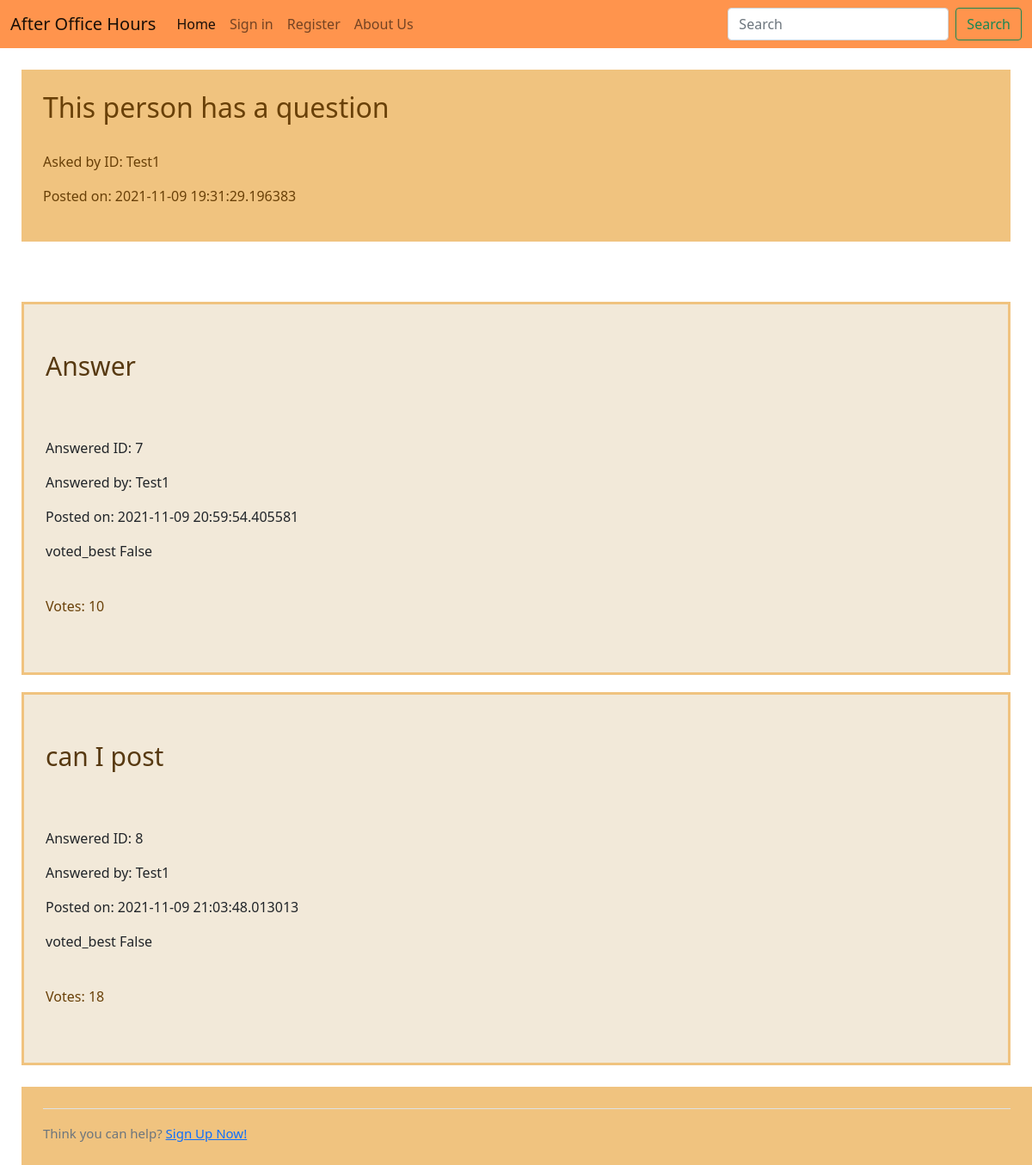
/question/2, run on an earlier commit of the app's database.
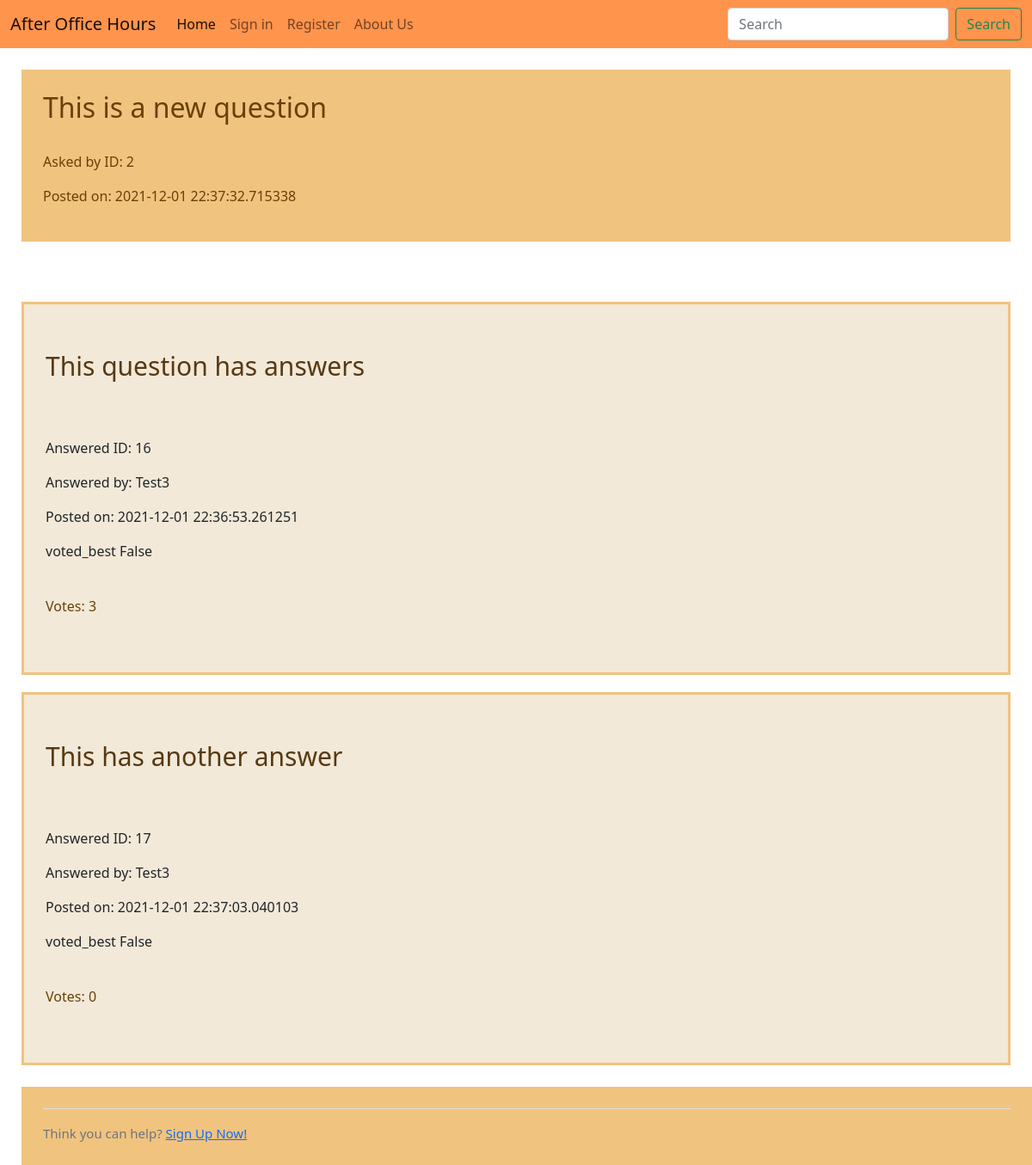
And on a later commit of the database.
### Question.py (models this page shows)
class Question(db.Model):
    id = db.Column(db.Integer, primary_key=True)
    q_text = db.Column(db.Text)
    asked_by_id = db.Column(db.Integer, db.ForeignKey('user.id'))
    post_time = db.Column(db.DateTime)
    solved = db.Column(db.Boolean)
    answers = db.relationship('Answer', backref='question', lazy = True)

class Answer(db.Model):
    id = db.Column(db.Integer, primary_key=True)
    a_text = db.Column(db.Text)
    answered_by_id = db.Column(db.String, db.ForeignKey('user.username'))
    answer_to = db.Column(db.Integer, db.ForeignKey('question.id'))
    post_time = db.Column(db.DateTime)
    votes = db.Column(db.Integer)
    voted_best = db.Column(db.Boolean)

### Question.py (the view)
@app.route("/question/<int:question_id>", methods=['GET', 'POST'])
def question(question_id):
    question = Question.query.get_or_404(question_id)
    question_id = question.id
    if request.method == 'POST' and Answer.query.all()!= None:
        if request.form.get("answer"):
            answer = request.form['answer']
            answer = Answer(
                a_text = answer,
                answered_by_id = current_user.username,
                answer_to = question_id,
                post_time = datetime.now(),
                votes = 0,
                voted_best = False
            )
            db.session.add(answer)
            db.session.commit()
            return redirect(url_for('answer', question_id=question_id))
        elif request.form.get("solved"):
            answer_id = request.form.get("solved")
            current_answer = Answer.query.get_or_404(answer_id)
            current_answer.voted_best = True
            question.solved = True
            db.session.commit()
            return redirect(url_for('answer', question_id=question_id))
        elif request.form.get("voteUp"):
            answer_id = request.form['voteUp']
            current_answer = Answer.query.get_or_404(answer_id)
            voted_by_user = Votes.query.filter_by(voted_by_id = current_user.id, voted_on = answer_id).first()
            if voted_by_user == None:
                voted_by_user = True
                current_answer.votes = (current_answer.votes + 1)
                vote_pressed = Votes(voted_by_id = current_user.id,
                    voted_on = answer_id)
                db.session.add(vote_pressed)
                db.session.commit()
                q1 = Answer.query.filter_by(answer_to=question_id)
                q1.all()
                q1.order_by(Answer.votes).all()
                answers = q1.order_by(Answer.votes.desc()).all()
                context = {
                'question' : question,
                'current_answer' : current_answer,
                'answers' : answers
                }
                return render_template( 'question_view.html', voted_by_user = False, question_id=question_id, **context)
            else:
                voted_by_user = True
                q1 = Answer.query.filter_by(answer_to=question_id)
                q1.all()
                q1.order_by(Answer.votes).all()
                answers = q1.order_by(Answer.votes.desc()).all()
                context = {
                'question' : question,
                'current_answer' : current_answer,
                'answers' : answers
                }
                return render_template( 'question_view.html', voted_by_user = voted_by_user, question_id=question_id, **context)
        elif request.form.get("voteDown"):
            answer_id = request.form['voteDown']
            current_answer = Answer.query.get_or_404(answer_id)
            voted_by_user = Votes.query.filter_by(voted_by_id = current_user.id, voted_on = answer_id).first()
            if voted_by_user == None:
                voted_by_user = True
                current_answer = Answer.query.get_or_404(answer_id)
                current_answer.votes = (current_answer.votes - 1)
                vote_pressed = Votes(voted_by_id = current_user.id,
                    voted_on = answer_id)
                db.session.add(vote_pressed)
                db.session.commit()
                q1 = Answer.query.filter_by(answer_to=question_id)
                q1.all()
                q1.order_by(Answer.votes).all()
                answers = q1.order_by(Answer.votes.desc()).all()
                context = {
                'question' : question,
                'current_answer' : current_answer,
                'answers' : answers
                }
                return render_template( 'question_view.html', voted_by_user = False, question_id=question_id, **context)
            else:
                voted_by_user = True
                q1 = Answer.query.filter_by(answer_to=question_id)
                q1.all()
                q1.order_by(Answer.votes).all()
                answers = q1.order_by(Answer.votes.desc()).all()
                context = {
                'question' : question,
                'current_answer' : current_answer,
                'answers' : answers
                }
                return render_template( 'question_view.html', voted_by_user = voted_by_user, question_id=question_id, **context)
        else:
            answers = Answer.query.filter_by(answer_to=question_id).all()
            context = {
            'question' : question,
            'answers' : answers
            }
            return render_template( 'question_view.html', **context)
    else:
        answers = Answer.query.filter_by(answer_to=question_id).all()
        context = {
        'question' : question,
        'answers' : answers
        }
        return render_template( 'question_view.html', **context)

### Templates/question_view.html (shortened to what this page needs)
{% extends 'home.html' %}
{% block content %}
        <div class="row">
          <div class="col-lg-12">
            <div class="well bs-component">
              <form class="form-horizontal" method="POST" action="{{ url_for('question', question_id=question.id) }}">
                <div class="asked_question_header">
                  <h2>{{ question.q_text }}</h2>
                  <br>
                  <p class="list-group-item-text">Asked by ID: {{ question.asked_by_id }}</p>
                  <p class="list-group-item-text">Posted on: {{ question.post_time }}</p>
                </div>
                <div class="displayed_answers">
                  {% for answer in answers %}
                  <div class="individual_answer">
                    <br>
                    <div class="displayed_answer_header">
                      <p class="list-group-item-text">{{ answer.a_text }}</p>
                     <br>
                    </div>
                    <p class="list-group-item-text">Answered ID: {{ answer.id }}</p>
                    <p class="list-group-item-text">Answered by: {{ answer.answered_by_id }}</p>
                    <p class="list-group-item-text">Posted on: {{ answer.post_time }}</p>
                    <p class="list-group-item-text">voted_best {{ answer.voted_best }}</p>
                    <br>
                      <p class="list-group-item-text" id="votes">Votes: {{ answer.votes }}</p>
                      <br>
                  </div>
                  {% endfor %}
                </div>
                {% if not current_user.is_authenticated %}
                <div class="prompt_user_to_sign_in">
                  <div class="border-top pt-3">
                    <small class="text-muted">
                        Think you can help? <a class="ml-2" href="{{ url_for('register') }}">Sign Up Now!</a>
                    </small>
                  </div>
                </div>
                {%endif %}
              </form>
            </div>
          </div>
        </div>
{% endblock %}

What changed in the data, as far as the page shows it:
no longer on this page (row edited): Answer: a_text "Answer", id "7", answered_by_id "Test1", post_time "2021-11-09 20:59:54.405581", voted_best "False", votes "10"
no longer on this page (row edited): Answer: a_text "can I post", id "8", answered_by_id "Test1", post_time "2021-11-09 21:03:48.013013", voted_best "False", votes "18"
changed Question: q_text "This person has a question" → "This is a new question"; asked_by_id "Test1" → "2"; post_time "2021-11-09 19:31:29.196383" → "2021-12-01 22:37:32.715338"
now on this page (row edited): Answer: a_text "This question has answers", id "16", answered_by_id "Test3", post_time "2021-12-01 22:36:53.261251", voted_best "False", votes "3"
now on this page (row edited): Answer: a_text "This has another answer", id "17", answered_by_id "Test3", post_time "2021-12-01 22:37:03.040103", voted_best "False", votes "0"
